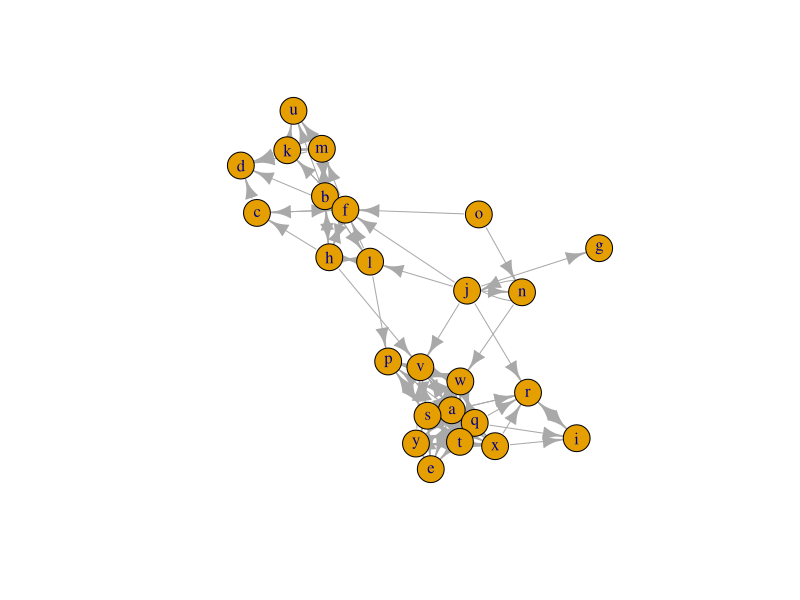
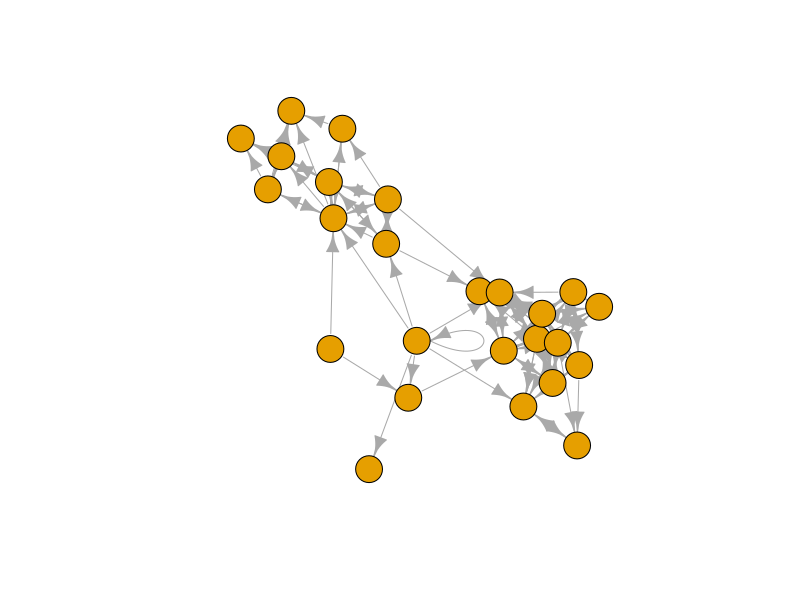

Source code (R) for these figures, in order: (Note: this script raises an error after producing the figures.)

### packages, working directory

library(tidyverse)
library(igraph)

file.stem <- paste0("C:/Users/",
                    Sys.info()["user"],
                    "/OneDrive - University of Edinburgh/")

setwd(paste0(file.stem,"research/networks_sicss/networks_sicss"))

# data are from students taking a social networks class in 2022
# a tie indicates that focal student (ego) nominated another student (alter)
# on a social network survey
# contact frequency is the frequency of interaction
# contact type 

contact.freq <- read.csv("data/contact_frequency.csv")
contact.type <- read.csv("data/contact_type.csv")
attributes <- read.csv("data/respondent_attributes.csv")

# note that 'degree' in the attributes files refers to the *degree programme*
# that students are taking - not degree in the network theory sense

### WORKED EXAMPLE ######################

# take a look at the data
View(contact.freq)
View(contact.type)
table(contact.freq$freq)
table(contact.freq$freq)/nrow(contact.freq)
table(contact.type$digital)

# create an igraph object with all network ties
# igraph expects an edgelist to be a two-column matrix
allcontact.ig <- graph_from_edgelist(
                    as.matrix(contact.freq[,c("ego.anon",
                                              "alter.anon")]
                      )
                    )

# simple plot
plot(allcontact.ig)

# drop vertex labels
plot(allcontact.ig,
     vertex.label = NA)

# decrease arrow size
plot(allcontact.ig,
     vertex.label = NA,
     edge.arrow.size = .5,
     layout = l)


# match node attributes with network data
# NOTE that the order of nodes can be unpredictable
# I create a second id to keep track of the node order
# left_join does not reorder the data from, but merge (base R) does 

attr <- data.frame(anon.id = V(allcontact.ig)$name,
                   node.seq = 1:length(V(allcontact.ig)$name)) %>% 
  left_join(attributes, by = "anon.id") %>%                                                                    
  arrange(node.seq)

View(attr)

# visualize the network with degree programme as color

V(allcontact.ig)$vertex.color <- factor(attr$degree)

plot(allcontact.ig,
     vertex.label = NA,
     edge.arrow.size = .5,
     vertex.color = factor(attr$degree))

# scale node size to a network centrality measure

plot(allcontact.ig,
     vertex.label = NA,
     edge.arrow.size = .2,
     vertex.color = factor(attr$degree),
     vertex.size = degree(allcontact.ig, mode = "all"))

# it is sometimes helpful to use a transformation (e.g. square root or log)
# to prevent high-degree nodes from becoming too large
# notice I set a minimum node size by adding a constant
plot(allcontact.ig,
     vertex.label = NA,
     edge.arrow.size = .2,
     vertex.color = factor(attr$degree),
     vertex.size = 3 + sqrt(degree(allcontact.ig, mode = "all")))


# you can drop self-ties easily by using simplify

plot(igraph::simplify(allcontact.ig),
     vertex.label = NA,
     edge.arrow.size = .2,
     vertex.color = factor(attr$degree),
     vertex.size = 3 + sqrt(degree(allcontact.ig, mode = "all")))



### EXERCISE: using the 'contact type' data, compare #########
# the networks of 'mostly digital' and 'mostly in person" contact
# (hint: if digital == F, contact is mostly in person)
# what can we conclude about digital vs in person contact across
# degree programmes?
# similarly, compare the network of more frequent contact
# to the network of all contactr
# what can we conclude about the frequency of interaction within
# and across degree programs?

### EXERCISE: sending gossip
# suppose we want to send a piece of gossip from students on 
# on degree programme to the other, using only word of mouth
# which student(s) would have to pass on the gossip for this to work?
# what if only students who know each other well are willing to
# pass on gossip?




